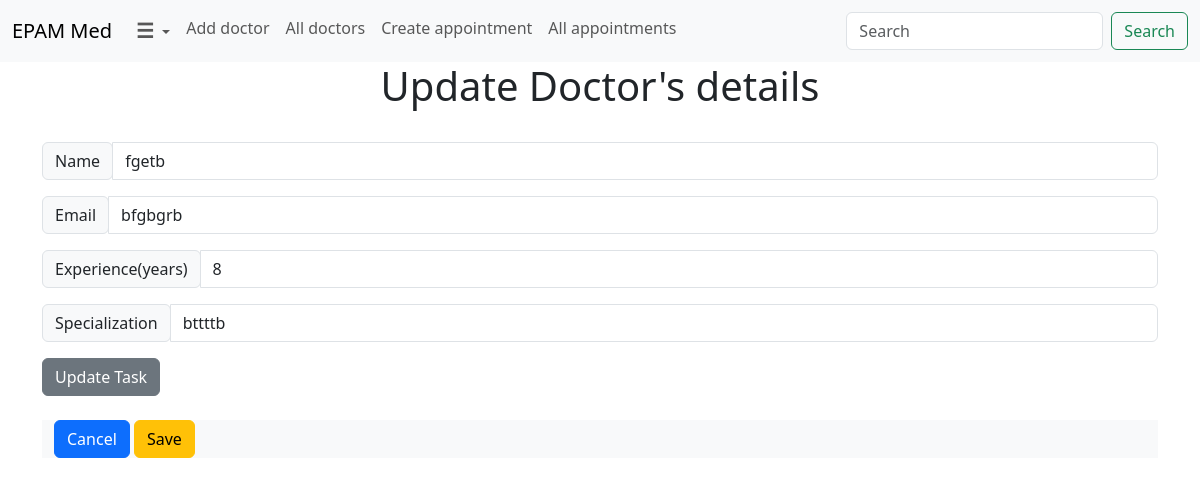
Screenshot of /update/1 with the database file from the repository.
### med_ua/models.py (models this page shows)
class Doctor(db.Model):
    id = db.Column(db.Integer, primary_key=True)
    email = db.Column(db.String(150), unique=True)
    years_xp = db.Column(db.Integer)
    name = db.Column(db.String(100))
    specialization = db.Column(db.String(100))
    records = db.relationship('Record', backref='recs')

### med_ua/rotes.py (the view)
@main.route('/update/<int:id>', methods = ['GET', 'POST'])
def update_doctor(id):
    doctor_to_update = Doctor.query.get_or_404(id)
    if request.method == 'POST':
        doctor_to_update.name=request.form.get('name')
        doctor_to_update.email=request.form.get('email')
        doctor_to_update.specialization=request.form.get('specialization')
        doctor_to_update.years_xp=request.form.get('years_xp')
        db.session.commit()
        flash(f'{doctor_to_update.name} has been updated successfully!', category='success')
        return redirect('/doctor_list')
    else:
        return render_template('doctor_update.html', doctor=doctor_to_update)

### med_ua/templates/doctor_update.html
{% extends 'layout.html' %}
{% block body %}
<div class='content'>
    <h1 style='text-align: center'>Update Doctor's details</h1>
    <br>
    <form action='' method='POST'>
        <div class="input-group mb-3">
            <div class="input-group-prepend">
              <span class="input-group-text" id="inputGroup-sizing-default">Name</span>
            </div>
            <input type="text" class="form-control" aria-label="Name"
             aria-describedby="inputGroup-sizing-default" name='name' value = '{{doctor.name}}'>
            </div>
       <div class="input-group mb-3">
            <div class="input-group-prepend">
              <span class="input-group-text" id="inputGroup-sizing-default">Email</span>
            </div>
            <input type="text" class="form-control" aria-label="Email"
             aria-describedby="inputGroup-sizing-default" name='email' id='content' value = '{{doctor.email}}'>
            </div>
      <div class="input-group mb-3">
            <div class="input-group-prepend">
              <span class="input-group-text" id="inputGroup-sizing-default">Experience(years)</span>
            </div>
            <input type="text" class="form-control" aria-label="Experience"
             aria-describedby="inputGroup-sizing-default" name='years_xp' id='content' value = '{{doctor.years_xp}}'>
            </div>
        <div class="input-group mb-3">
            <div class="input-group-prepend">
                <span class="input-group-text" id="inputGroup-sizing-default">Specialization</span>
            </div>
            <input type="text" class="form-control" aria-label="Specialization"
                aria-describedby="inputGroup-sizing-default" name='specialization' value = '{{doctor.specialization}}'>
            </div>
        <input class='btn btn-secondary'type='submit' value='Update Task'>
        <br>
        <br>
        <span class="bs-example">
            <div class="container">
                <div class="row">
                    <div class="col-md-12 bg-light text-right">
                        <button type="button" class="btn btn-primary pull-right">Cancel</button>
                        <button type="button" class="btn btn-warning ml-2">Save</button>
                    </div>
                </div>
            </div>
        </span>
    </form>
</div>
{% endblock %}

### rows the page displays
Doctor: name "fgetb", email "bfgbgrb", years_xp "8", specialization "bttttb"
